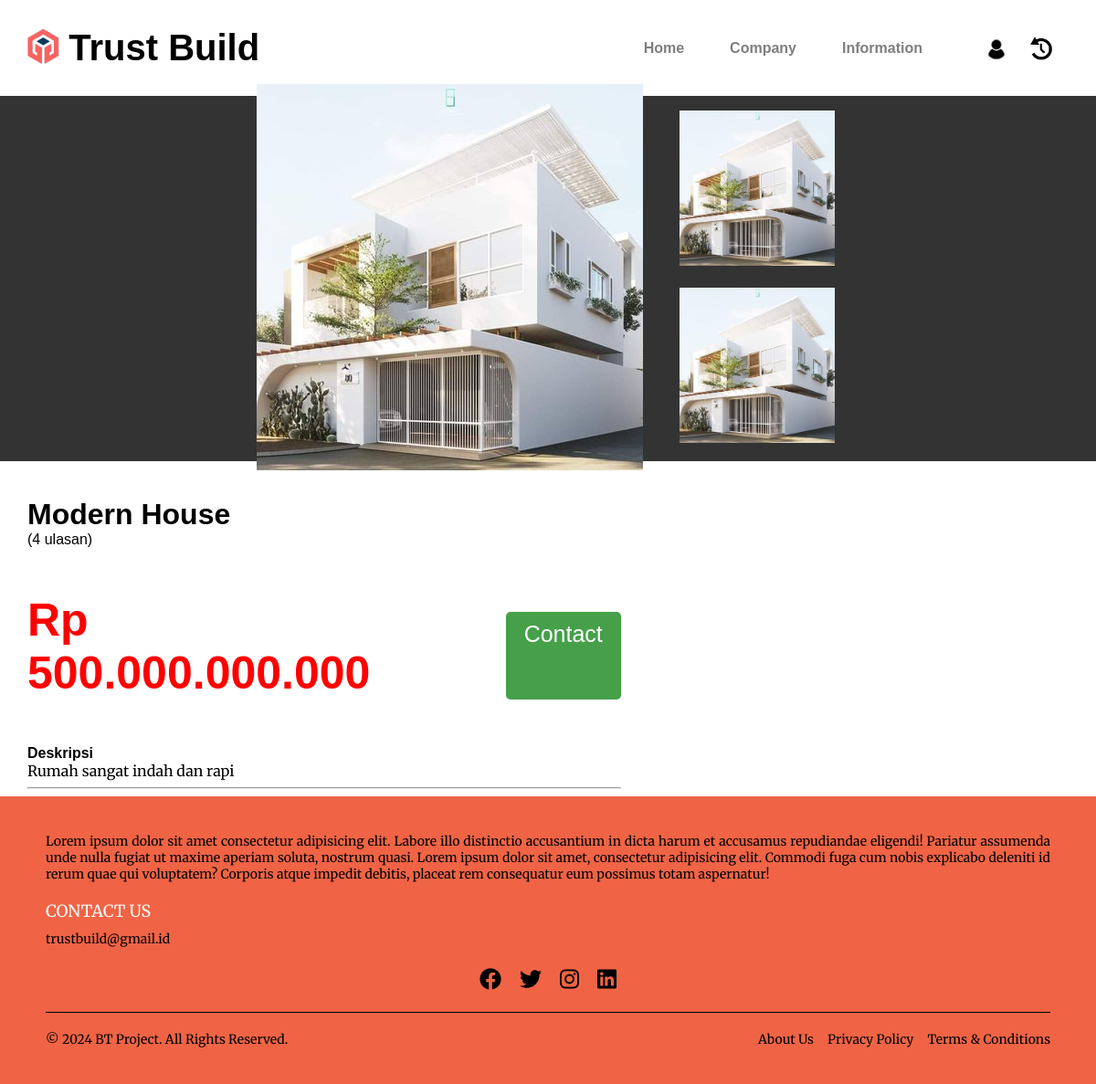
Screenshot of /dproduk.php?id=5 with the database file from the repository.
### tables this page shows
CREATE TABLE `portofolio` (
  `id_portofolio` int(20) NOT NULL,
  `id_mitra` varchar(120) NOT NULL,
  `nama_rumah` varchar(150) NOT NULL,
  `harga_rumah` varchar(120) NOT NULL,
  `kontak` varchar(100) NOT NULL,
  `deskripsi` varchar(500) NOT NULL,
  `gambar_rumah` varchar(500) NOT NULL
);

### db/functions.php (called while the page is built, shortened)
<?php
$connect = mysqli_connect("localhost", "root", "", "trustbuilder");
function query($query) {
    global $connect;
    $result = mysqli_query($connect, $query);
    $rows = [];
    while ($row = mysqli_fetch_assoc($result)) {
        $rows[] = $row;
    }
    return $rows;
}
?>

### dProduk.php (the view, shortened to what this page needs)
<?php
require 'db/functions.php';
$id = $_GET['id'];
$property = query("SELECT * FROM portofolio WHERE id_portofolio = $id")[0];
function clean_number($string) {
    return preg_replace('/\D/', '', $string);
}
$cleaned_harga = clean_number($property['harga_rumah']);
?>
<!DOCTYPE html>
<html lang="en">
<head>
    <link rel="stylesheet" href="css/d_style.css">
</head>
<body>
    <div class="header">
        <div class="header-left">
            <div class="header-logo">
                <img src="img/logo.png" alt="Logo">
            </div>
            <div class="header-title">
                <h1>Trust Build</h1>
            </div>
        </div>
        <div class="navbar">
            <ul class="nav-list">
                <li class="nav-item"><a href="u_dashboard.php">Home</a></li>
                <li class="nav-item"><a href="u_company.php">Company</a></li>
                <li class="nav-item"><a href="information.php">Information</a></li>
                <li class="nav-item"><a href="profil.php"><?php echo $_SESSION["username"]; ?></a></li>
                <li class="nav-profil"><img src="img/profil.png" alt=""></li>
                <li class="nav-profil"><img src="img/iconhistory.png" alt=""></li>
            </ul>
        </div>
    </div>
    <div class="d_produk">
        <div class="produk_container1">
            <div class="produk_container-left">
                <img src="uploads/<?php echo $property['gambar_rumah']; ?>" alt="">
            </div>
            <div class="produk_container-right">
                <a href="company.php?id=<?php echo $property['id_portofolio']; ?>">
                    <img src="uploads/<?php echo $property['gambar_rumah']; ?>" alt="">
                </a>
                <a href="company.php?id=<?php echo $property['id_portofolio']; ?>">
                    <img src="uploads/<?php echo $property['gambar_rumah']; ?>" alt="">
                </a>
            </div>
        </div>
        <div class="produk_container2">
            <div class="produk_container2-left">
                <div class="produk_container2-left-header">
                    <h1><?php echo $property['nama_rumah']; ?></h1>
                    <p>(4 ulasan)</p>
                </div>
                <div class="produk_container2-left-price">
                    <h1>Rp <?php echo number_format($cleaned_harga, 0, ',', '.'); ?></h1>
                    <a href="u_registration.php" class="produk_container2-left-price">Contact</a>
                </div>
                <div class="produk_container2-left-description">
                    <h4>Deskripsi</h4>
                    <p><?php echo $property['deskripsi']; ?></p>
                </div>
                <hr>
            </div>
        </div>
    </div>
    <?php require 'footer.php' ?>
</body>
</html>

### css/d_style.css (style rules this page uses)
* { box-sizing: border-box; }
body, h1, h2, h3, h4, h5, h6, p, ul { margin: 0; padding: 0; }
body { font-family: 'Merriweather', serif; margin: 0; padding: 0; }
.header { display: flex; align-items: center; justify-content: space-between; padding: 30px 30px; background-color: white; border: none; }
.header-left { display: flex; align-items: center; }
.header-logo img { height: 40px; width: auto; }
.header-title { font-size: 20px; font-family: 'Montserrat', sans-serif; margin-left: 10px; }
.navbar { display: flex; align-items: center; }
.nav-list { display: flex; align-items: center; list-style: none; }
.nav-item { margin-left: 30px; }
.nav-item a { font-family: 'Montserrat', sans-serif; font-weight: bold; display: inline-block; text-decoration: none; color: black; opacity: 0.5; position: relative; padding: 10px; }
.nav-profil { display: flex; align-items: center; }
.nav-profil img { margin-right:10px; }
.nav-profil img { width: 40px; height: 40px; border-radius: 50%; }
.produk_container1 { height: 400px; background-color: #333333; display: flex; justify-content: center; align-items: center; }
.produk_container1 img { max-width: 100%; margin: 5px; }
.produk_container-right { margin-left: 25px; display: flex; flex-direction: column; align-items: center; justify-content: center; }
.produk_container-right img { margin: 10px; height: 170px; }
.produk_container2 { display: flex; width: 95%; margin: auto; margin-top: 40px; }
.produk_container2-left { width: 57%; }
.produk_container2-left-header { margin-bottom: 50px; }
.produk_container2-left-header h1 { font-family: 'Montserrat', sans-serif; }
.produk_container2-left-header p { font-family: 'Montserrat', sans-serif; font-weight: normal; }
.produk_container2-left-price { font-family: 'Montserrat', sans-serif; color: red; font-size: 25px; display: flex; }
.produk_container2-left-price a { padding: 10px 20px; background-color: #45a049; color: #fff; text-decoration: none; border-radius: 5px; margin-top: 20px; margin-left: 100px; display: inline-block; }
.produk_container2-left-description h4 { margin-top: 50px; font-family: sans-serif; }

### css/style.css (style rules this page uses)
* { box-sizing: border-box; }
body, h1, h2, h3, h4, h5, h6, p, ul { margin: 0; padding: 0; }
body { font-family: 'Merriweather', serif; margin: 0; padding: 0; }
.header { display: flex; align-items: center; justify-content: space-between; padding: 30px 30px; background-color: white; border: none; }
.header-left { display: flex; align-items: center; }
.header-logo img { height: 40px; width: auto; }
.header-title { font-size: 20px; font-family: 'Montserrat', sans-serif; margin-left: 10px; }
.navbar { display: flex; align-items: center; }
.nav-list { display: flex; align-items: center; list-style: none; }
.nav-item { margin-left: 30px; }
.nav-item a { font-family: 'Montserrat', sans-serif; font-weight: bold; display: inline-block; text-decoration: none; color: black; opacity: 0.5; position: relative; padding: 10px; }
.nav-profil { display: flex; align-items: center; }
.nav-profil img { margin-right:10px; }
.nav-profil img { width: 40px; height: 40px; border-radius: 50%; }

### rows the page displays
portofolio: gambar_rumah (picture), nama_rumah "Modern House", harga_rumah "500.000.000.000", deskripsi "Rumah sangat indah dan rapi"
